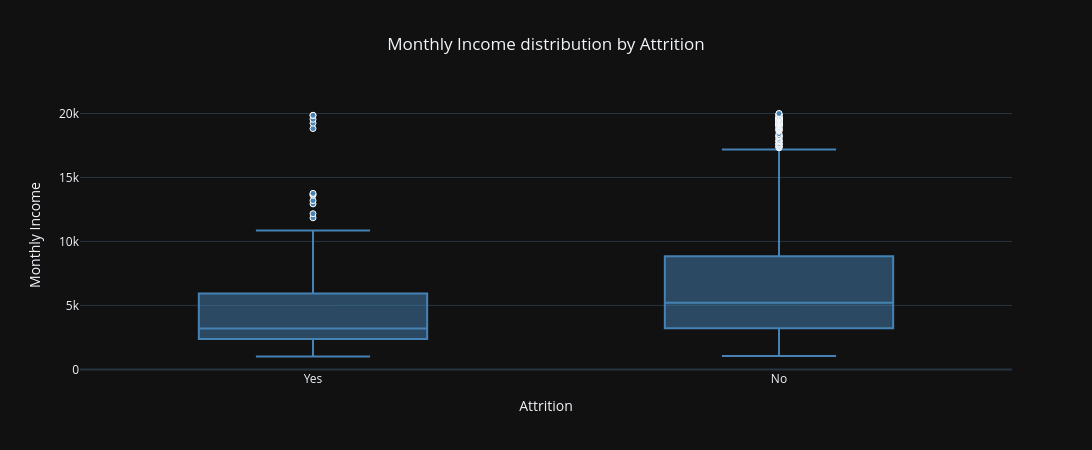

The cell this chart's notebook holds for it:
### Markdown cell above
### Attrition vs Monthly Income (boxplot)

### Code cell
import plotly.express as px

fig = px.box(
    df,
    x='Attrition',
    y='MonthlyIncome',
    color_discrete_sequence=['steelblue'],
    title='Monthly Income distribution by Attrition'
)

fig.update_traces(marker_line_width=1, marker_line_color='white')
fig.update_layout(
    width=1100,
    height=450,
    title_x=0.5,
    yaxis_title='Monthly Income',
    xaxis_title='Attrition',
    font=dict(size=12),
    template='plotly_dark'
)

fig.show()

### Figure 1 — Plotly figure (JSON) as saved in the notebook; plotly's stock layout.template omitted (floating-point values rounded to 4 significant figures; data arrays with more than 128 entries replaced by an {"elided": "..."} marker saying what was removed)
{"data": [{"alignmentgroup": "True", "hovertemplate": "Attrition=%{x}<br>MonthlyIncome=%{y}<extra></extra>", "legendgroup": "", "marker": {"color": "steelblue", "line": {"color": "white", "width": 1}}, "name": "", "notched": false, "offsetgroup": "", "orientation": "v", "showlegend": false, "type": "box", "x": {"elided": "1470 str values"}, "x0": " ", "xaxis": "x", "y": {"elided": "1470 int values"}, "y0": " ", "yaxis": "y"}], "layout": {"boxmode": "group", "font": {"size": 12}, "height": 450, "legend": {"tracegroupgap": 0}, "title": {"text": "Monthly Income distribution by Attrition", "x": 0.5}, "width": 1100, "xaxis": {"anchor": "y", "autorange": true, "domain": [0, 1], "range": [-0.5, 1.5], "title": {"text": "Attrition"}, "type": "category"}, "yaxis": {"anchor": "x", "autorange": true, "domain": [0, 1], "range": [-46, 21054], "title": {"text": "Monthly Income"}, "type": "linear"}}}
